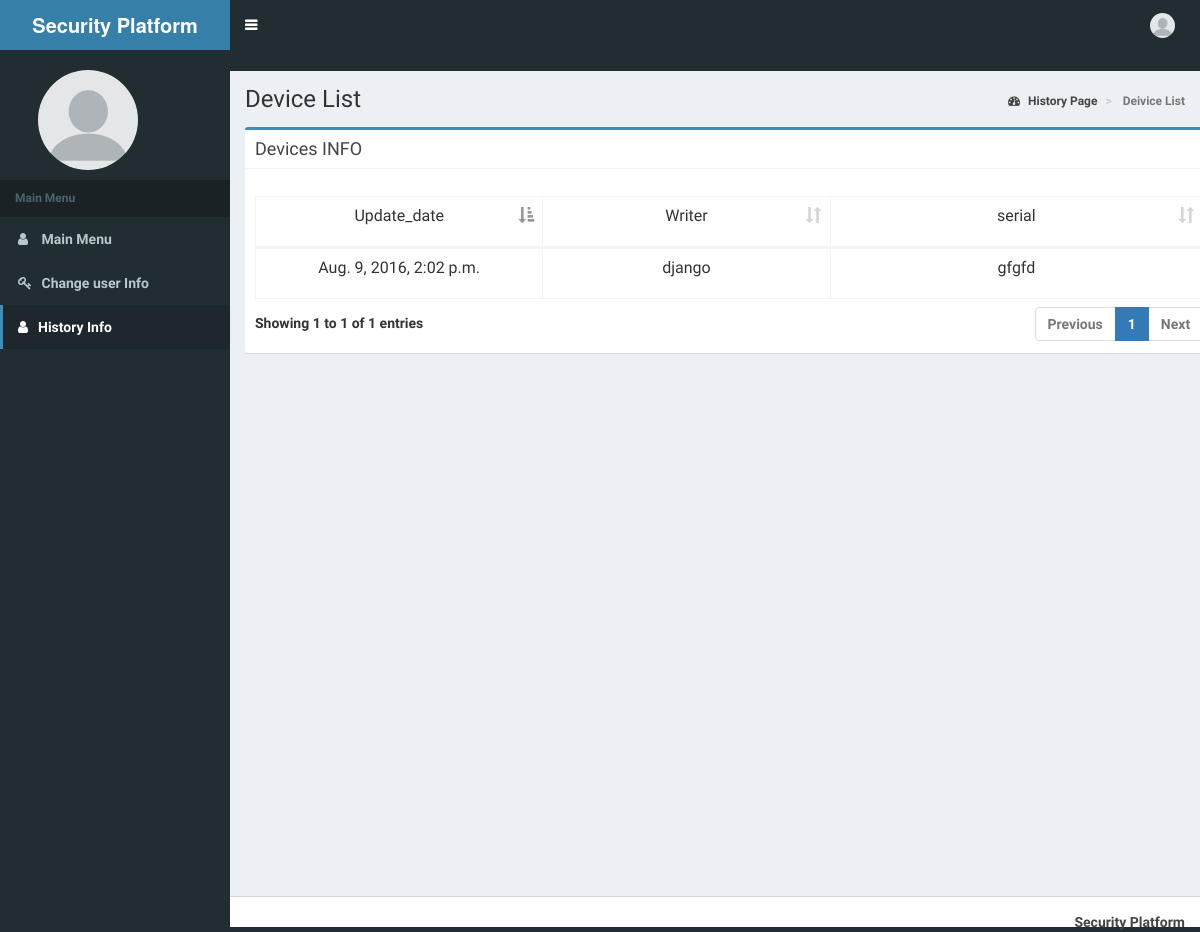
Page /history/page/ on the earlier database version.
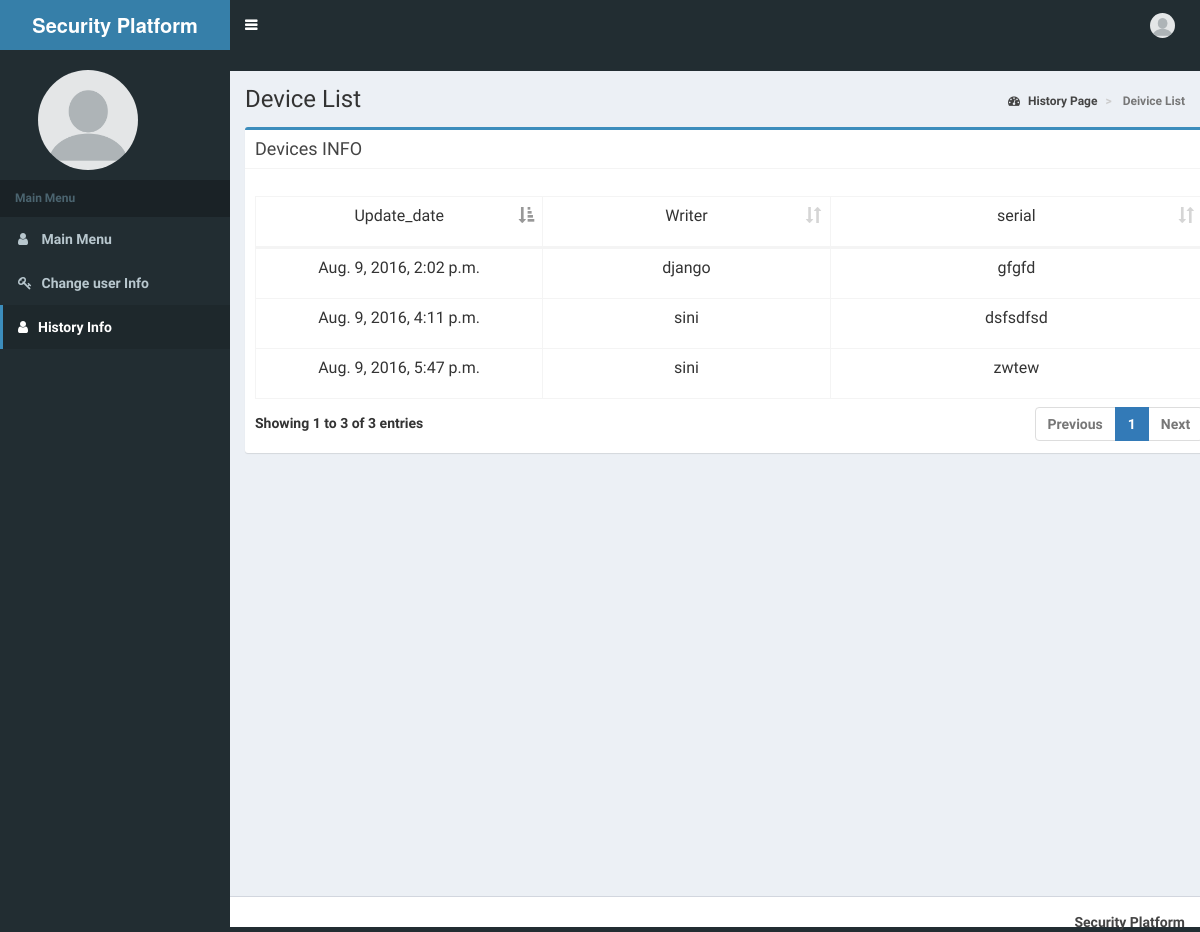
Same page on the later database version.
### webapp/models.py (models this page shows, shortened)
class EditLog(models.Model):
    writer = models.CharField(max_length=20)
    serial = models.CharField(max_length=30)
    update_date = models.DateTimeField(
                default=timezone.now)

### webapp/views.py (the view)
# urls.py: url(r'^history/page/$', views.history_page, name='history_page'),
def history_page(request):
    history_list=EditLog.objects.order_by('update_date')[:]
    return render(request, 'webapp/history_page.html',{'history_list':history_list})

### webapp/templates/webapp/history_page.html (shortened to what the changed rows need)
{% load staticfiles %}
<html>
<head>
 {% block head %}
 <link rel="stylesheet" href="https://maxcdn.bootstrapcdn.com/bootstrap/3.3.6/css/bootstrap.min.css"
>
<link rel="stylesheet" href="https://maxcdn.bootstrapcdn.com/font-awesome/4.5.0/css/font-awesome.min.css">
<link rel="stylesheet" href="https://code.ionicframework.com/ionicons/2.0.1/css/ionicons.min.css">
<link rel="stylesheet" href="{% static 'css/blog.css' %}">
<link rel="stylesheet" href="{% static 'css/blog2.css' %}">
<link rel="stylesheet" href="{% static 'css/dataTables.bootstrap.css' %}">
<link rel="stylesheet" href="{% static 'css/jquery-jvectormap-1.2.2.css' %}">
 {% endblock %}
</head>
<body class="hold-transition skin-blue sidebar-mini">
<div class="wrapper">
    <div class="content-wrapper">
        <section class="content-header">
            <h1>
                Device List
            </h1>
        </section>
        <section class="content">
            <div class="row">
                <div class="col-md-12">
                    <div class="box box-primary">
                        <div class="box-header with-border">
                            <h3 class="box-title">Devices INFO</h3>
                        </div>
		<div class="box-body">
  <table id="example2" class="table table-bordered table-hover" >
   <thead>
      <tr>
          <td width=150><p align=center>Update_date</p></td>
          <td width=150><p align=center>Writer</p></td>
          <td width=200><p align=center>serial</p></td>
      </tr>
    </thead>
<tbody>
      {% if history_list %}
          <ul>
              {% for boardRow in history_list %}
              <tr>
              <td width=150><p align=center>{{ boardRow.update_date}}</p></td>
              <td width=150><p align=center>{{ boardRow.writer }}</p></td>
              <td width=200><p align=center>{{ boardRow.serial }}</p></td>
              </tr>
              {% endfor %}
          </ul>
      {% else %}
          <p>No Data.</p>
      {% endif %}
	</tbody>
  </table>
		</div>
                </div>
            </div>
        </section>
    </div>
</div>
</body>

Differences in the rows shown:
added EditLog: update_date "Aug. 9, 2016, 4:11 p.m.", writer "sini", serial "dsfsdfsd"
added EditLog: update_date "Aug. 9, 2016, 5:47 p.m.", writer "sini", serial "zwtew"
Other differences:
text written by a page script: "Showing 1 to 1 of 1 entries Previous 1 Next" → "Showing 1 to 3 of 3 entries Previous 1 Next"
